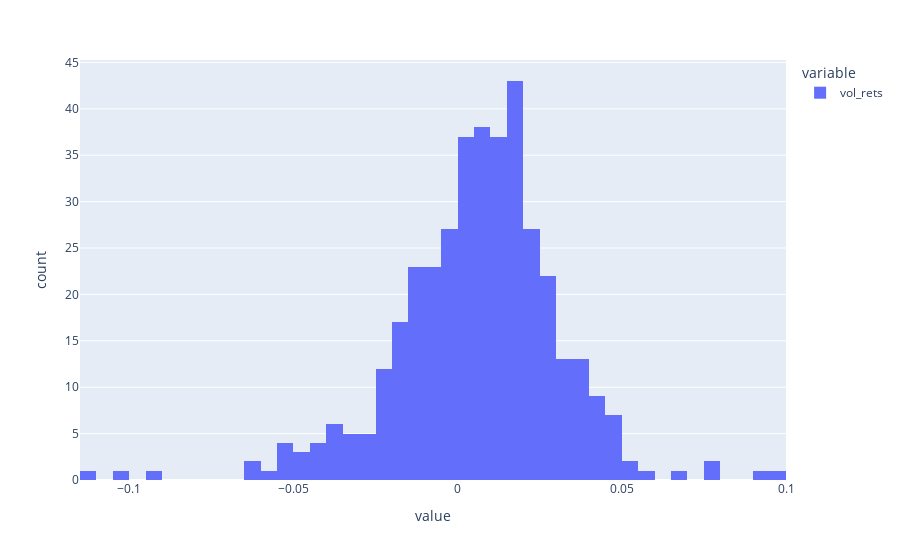

Write notebook code for a chart like this one.
### Code cell
px.histogram(strategy_returns[['vol_rets']]).show()

### Figure 1 — Plotly figure (JSON) as saved in the notebook; plotly's stock layout.template omitted (floating-point values rounded to 4 significant figures; data arrays with more than 128 entries replaced by an {"elided": "..."} marker saying what was removed)
{"data": [{"alignmentgroup": "True", "bingroup": "x", "hovertemplate": "variable=vol_rets<br>value=%{x}<br>count=%{y}<extra></extra>", "legendgroup": "vol_rets", "marker": {"color": "#636efa", "pattern": {"shape": ""}}, "name": "vol_rets", "offsetgroup": "vol_rets", "orientation": "v", "showlegend": true, "type": "histogram", "x": {"elided": "389 float values"}, "xaxis": "x", "yaxis": "y"}], "layout": {"barmode": "relative", "legend": {"title": {"text": "variable"}, "tracegroupgap": 0}, "margin": {"t": 60}, "xaxis": {"anchor": "y", "domain": [0, 1], "title": {"text": "value"}}, "yaxis": {"anchor": "x", "domain": [0, 1], "title": {"text": "count"}}}}
